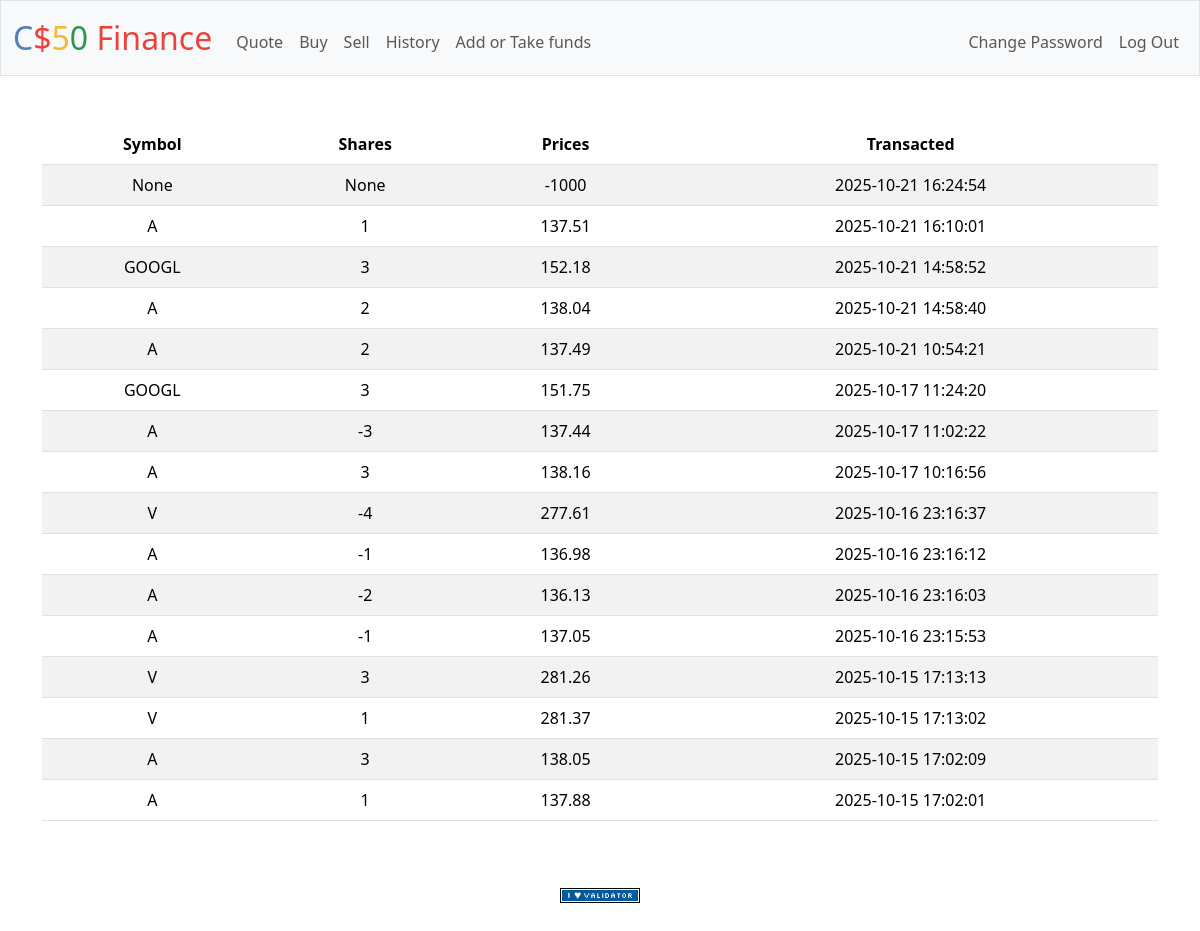
Screenshot of /history (signed in) with the database file from the repository.
### tables this page shows
CREATE TABLE "transactions" (
    transaction_id INTEGER PRIMARY KEY AUTOINCREMENT,
    user_id INTEGER NOT NULL,
    symbol VARCHAR(5),
    shares INTEGER,
    price DECIMAL(10,2),
    transaction_date DATETIME,
    FOREIGN KEY (user_id) REFERENCES users(id)
);

### app.py (the view)
@app.route("/history")
@login_required
def history():
    user_id = session["user_id"]
    return render_template("history.html",records = db.execute("SELECT symbol,shares,price,transaction_date FROM transactions WHERE user_id = ? ORDER BY transaction_date DESC",user_id))

### app.py (called while the page is built)
@app.after_request
def after_request(response):
    response.headers["Cache-Control"] = "no-cache, no-store, must-revalidate"
    response.headers["Expires"] = 0
    response.headers["Pragma"] = "no-cache"
    return response

### helpers.py (called while the page is built)
def login_required(f):
    @wraps(f)
    def decorated_function(*args, **kwargs):
        if session.get("user_id") is None:
            return redirect("/login")
        return f(*args, **kwargs)
    return decorated_function

### templates/history.html (shortened to what this page needs)
{% extends "layout.html" %}
{% block main %}
    <table class="table table-striped table-hover">
        <thead>
            <tr>
                <th>Symbol</th>
                <th>Shares</th>
                <th>Prices</th>
                <th>Transacted</th>
            </tr>
        </thead>
        <tbody>
            {% for record in records %}
            <tr>
                <td>{{ record['symbol'] }}</td>
                <td>{{ record['shares'] }}</td>
                <td>{{ record['price'] }}</td>
                <td>{{ record['transaction_date'] }}</td>
            </tr>
            {% endfor %}
        </tbody>
    </table>
{% endblock %}

### templates/layout.html (shortened to what this page needs)
<!DOCTYPE html>
<html lang="en">
    <head>
        <link href="https://cdn.jsdelivr.net/npm/bootstrap@5.3.3/dist/css/bootstrap.min.css" rel="stylesheet">
        <link href="/static/styles.css" rel="stylesheet">
    </head>
    <body>
        <nav class="bg-light border navbar navbar-expand-md navbar-light">
            <div class="container-fluid">
                <a class="navbar-brand" href="/"><span class="blue">C</span><span class="red">$</span><span class="yellow">5</span><span class="green">0</span> <span class="red">Finance</span></a>
                <div class="collapse navbar-collapse" id="navbar">
                    {% if session["user_id"] %}
                        <ul class="navbar-nav me-auto mt-2">
                            <li class="nav-item"><a class="nav-link" href="/quote">Quote</a></li>
                            <li class="nav-item"><a class="nav-link" href="/buy">Buy</a></li>
                            <li class="nav-item"><a class="nav-link" href="/sell">Sell</a></li>
                            <li class="nav-item"><a class="nav-link" href="/history">History</a></li>
                            <li class="nav-item"><a class="nav-link" href="/funds">Add or Take funds</a></li>
                        </ul>
                        <ul class="navbar-nav ms-auto mt-2" >
                            <li class="nav-item"><a class="nav-link" href="/password">Change Password</a></li>
                            <li class="nav-item"><a class="nav-link" href="/logout">Log Out</a></li>
                        </ul>
                    {% else %}
                        <ul class="navbar-nav ms-auto mt-2">
                            <li class="nav-item"><a class="nav-link" href="/register">Register</a></li>
                            <li class="nav-item"><a class="nav-link" href="/login">Log In</a></li>
                        </ul>
                    {% endif %}
                </div>
            </div>
        </nav>
        <main class="container py-5 text-center">
            {% block main %}{% endblock %}
        </main>
        <footer class="mb-5">
            <form action="https://validator.w3.org/check" class="text-center" enctype="multipart/form-data" method="post" target="_blank">
                <input alt="Validate" src="/static/I_heart_validator.png" type="image">
            </form>
        </footer>
    </body>
</html>

### static/styles.css (style rules this page uses)
nav .navbar-brand { font-size: xx-large; }
nav .navbar-brand .blue { color: #537fbe; }
nav .navbar-brand .red { color: #ea433b; }
nav .navbar-brand .yellow { color: #f5b82e; }
nav .navbar-brand .green { color: #2e944b; }

### rows the page displays
transactions: symbol "None", shares "None", price "-1000", transaction_date "2025-10-21 16:24:54"
transactions: symbol "A", shares "1", price "137.51", transaction_date "2025-10-21 16:10:01"
transactions: symbol "GOOGL", shares "3", price "152.18", transaction_date "2025-10-21 14:58:52"
transactions: symbol "A", shares "2", price "138.04", transaction_date "2025-10-21 14:58:40"
transactions: symbol "A", shares "2", price "137.49", transaction_date "2025-10-21 10:54:21"
transactions: symbol "GOOGL", shares "3", price "151.75", transaction_date "2025-10-17 11:24:20"
transactions: symbol "A", shares "-3", price "137.44", transaction_date "2025-10-17 11:02:22"
transactions: symbol "A", shares "3", price "138.16", transaction_date "2025-10-17 10:16:56"
transactions: symbol "V", shares "-4", price "277.61", transaction_date "2025-10-16 23:16:37"
transactions: symbol "A", shares "-1", price "136.98", transaction_date "2025-10-16 23:16:12"
transactions: symbol "A", shares "-2", price "136.13", transaction_date "2025-10-16 23:16:03"
transactions: symbol "A", shares "-1", price "137.05", transaction_date "2025-10-16 23:15:53"
transactions: symbol "V", shares "3", price "281.26", transaction_date "2025-10-15 17:13:13"
transactions: symbol "V", shares "1", price "281.37", transaction_date "2025-10-15 17:13:02"
transactions: symbol "A", shares "3", price "138.05", transaction_date "2025-10-15 17:02:09"
transactions: symbol "A", shares "1", price "137.88", transaction_date "2025-10-15 17:02:01"
